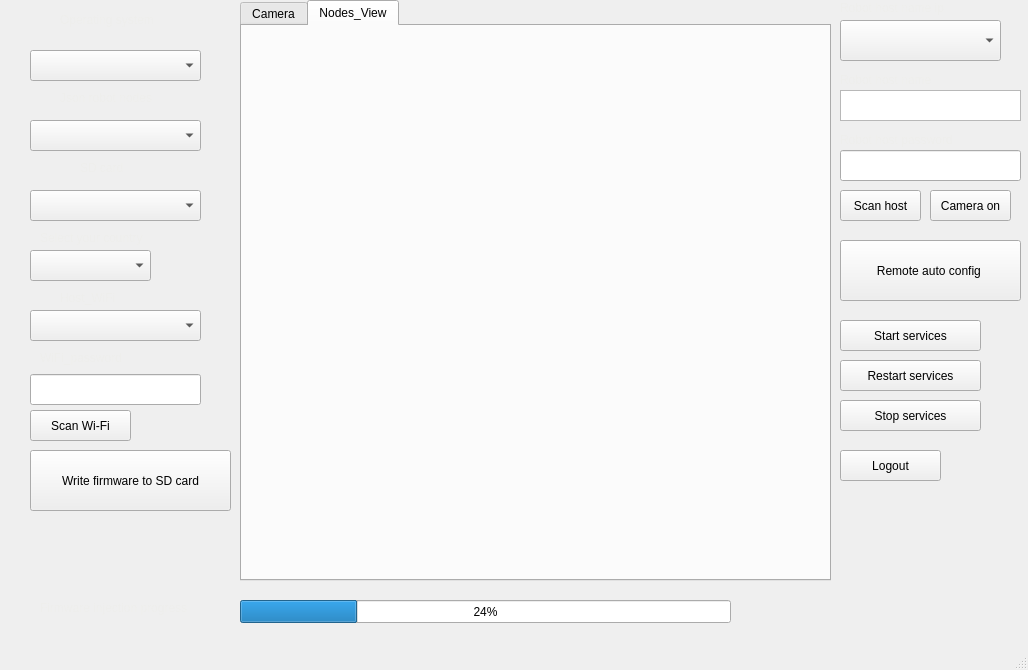
<?xml version="1.0" encoding="UTF-8"?>
<ui version="4.0">
 <class>MainWindow</class>
 <widget class="QMainWindow" name="MainWindow">
  <property name="geometry">
   <rect>
    <x>0</x>
    <y>0</y>
    <width>1028</width>
    <height>670</height>
   </rect>
  </property>
  <property name="windowTitle">
   <string>MainWindow</string>
  </property>
  <property name="documentMode">
   <bool>true</bool>
  </property>
  <widget class="QWidget" name="centralwidget">
   <widget class="QPushButton" name="pushButton">
    <property name="geometry">
     <rect>
      <x>30</x>
      <y>450</y>
      <width>201</width>
      <height>61</height>
     </rect>
    </property>
    <property name="text">
     <string>Write firmware to SD card</string>
    </property>
   </widget>
   <widget class="QComboBox" name="comboBox">
    <property name="geometry">
     <rect>
      <x>30</x>
      <y>50</y>
      <width>171</width>
      <height>31</height>
     </rect>
    </property>
   </widget>
   <widget class="QComboBox" name="comboBox_2">
    <property name="geometry">
     <rect>
      <x>30</x>
      <y>190</y>
      <width>171</width>
      <height>31</height>
     </rect>
    </property>
   </widget>
   <widget class="QLabel" name="label">
    <property name="geometry">
     <rect>
      <x>60</x>
      <y>10</y>
      <width>121</width>
      <height>21</height>
     </rect>
    </property>
    <property name="text">
     <string>&lt;html&gt;&lt;head/&gt;&lt;body&gt;&lt;p&gt;&lt;span style=&quot; color:#eeeeec;&quot;&gt;Operating system&lt;/span&gt;&lt;/p&gt;&lt;/body&gt;&lt;/html&gt;</string>
    </property>
   </widget>
   <widget class="QComboBox" name="comboBox_3">
    <property name="geometry">
     <rect>
      <x>30</x>
      <y>120</y>
      <width>171</width>
      <height>31</height>
     </rect>
    </property>
   </widget>
   <widget class="QLabel" name="label_2">
    <property name="geometry">
     <rect>
      <x>60</x>
      <y>90</y>
      <width>121</width>
      <height>17</height>
     </rect>
    </property>
    <property name="text">
     <string>&lt;html&gt;&lt;head/&gt;&lt;body&gt;&lt;p&gt;&lt;span style=&quot; color:#eeeeec;&quot;&gt;Json robot nodes&lt;/span&gt;&lt;/p&gt;&lt;/body&gt;&lt;/html&gt;</string>
    </property>
   </widget>
   <widget class="QLabel" name="label_3">
    <property name="geometry">
     <rect>
      <x>80</x>
      <y>160</y>
      <width>61</width>
      <height>17</height>
     </rect>
    </property>
    <property name="text">
     <string>&lt;html&gt;&lt;head/&gt;&lt;body&gt;&lt;p&gt;&lt;span style=&quot; color:#eeeeec;&quot;&gt;SD card&lt;/span&gt;&lt;/p&gt;&lt;/body&gt;&lt;/html&gt;</string>
    </property>
   </widget>
   <widget class="QComboBox" name="comboBox_5">
    <property name="geometry">
     <rect>
      <x>30</x>
      <y>250</y>
      <width>121</width>
      <height>31</height>
     </rect>
    </property>
   </widget>
   <widget class="QLabel" name="label_6">
    <property name="geometry">
     <rect>
      <x>40</x>
      <y>230</y>
      <width>131</width>
      <height>17</height>
     </rect>
    </property>
    <property name="text">
     <string>&lt;html&gt;&lt;head/&gt;&lt;body&gt;&lt;p&gt;&lt;span style=&quot; color:#eeeeec;&quot;&gt;Select your country&lt;/span&gt;&lt;/p&gt;&lt;/body&gt;&lt;/html&gt;</string>
    </property>
   </widget>
   <widget class="QLabel" name="label_8">
    <property name="geometry">
     <rect>
      <x>840</x>
      <y>0</y>
      <width>161</width>
      <height>17</height>
     </rect>
    </property>
    <property name="text">
     <string>&lt;html&gt;&lt;head/&gt;&lt;body&gt;&lt;p&gt;&lt;span style=&quot; color:#eeeeec;&quot;&gt;Robot host name ip&lt;/span&gt;&lt;/p&gt;&lt;/body&gt;&lt;/html&gt;</string>
    </property>
   </widget>
   <widget class="QLabel" name="label_9">
    <property name="geometry">
     <rect>
      <x>840</x>
      <y>130</y>
      <width>151</width>
      <height>20</height>
     </rect>
    </property>
    <property name="text">
     <string>&lt;html&gt;&lt;head/&gt;&lt;body&gt;&lt;p&gt;&lt;span style=&quot; color:#eeeeec;&quot;&gt;Robot host password&lt;/span&gt;&lt;/p&gt;&lt;/body&gt;&lt;/html&gt;</string>
    </property>
   </widget>
   <widget class="QLabel" name="label_10">
    <property name="geometry">
     <rect>
      <x>40</x>
      <y>350</y>
      <width>101</width>
      <height>17</height>
     </rect>
    </property>
    <property name="text">
     <string>&lt;html&gt;&lt;head/&gt;&lt;body&gt;&lt;p&gt;&lt;span style=&quot; color:#eeeeec;&quot;&gt;WiFi_password&lt;/span&gt;&lt;/p&gt;&lt;/body&gt;&lt;/html&gt;</string>
    </property>
   </widget>
   <widget class="QLabel" name="label_11">
    <property name="geometry">
     <rect>
      <x>60</x>
      <y>290</y>
      <width>81</width>
      <height>17</height>
     </rect>
    </property>
    <property name="text">
     <string>&lt;html&gt;&lt;head/&gt;&lt;body&gt;&lt;p&gt;&lt;span style=&quot; color:#eeeeec;&quot;&gt;Host_WiFi&lt;/span&gt;&lt;/p&gt;&lt;/body&gt;&lt;/html&gt;</string>
    </property>
   </widget>
   <widget class="QComboBox" name="comboBox_4">
    <property name="geometry">
     <rect>
      <x>840</x>
      <y>20</y>
      <width>161</width>
      <height>41</height>
     </rect>
    </property>
   </widget>
   <widget class="QComboBox" name="comboBox_7">
    <property name="geometry">
     <rect>
      <x>30</x>
      <y>310</y>
      <width>171</width>
      <height>31</height>
     </rect>
    </property>
   </widget>
   <widget class="QPushButton" name="pushButton_2">
    <property name="geometry">
     <rect>
      <x>840</x>
      <y>240</y>
      <width>181</width>
      <height>61</height>
     </rect>
    </property>
    <property name="text">
     <string>Remote auto config </string>
    </property>
   </widget>
   <widget class="QPushButton" name="pushButton_3">
    <property name="geometry">
     <rect>
      <x>840</x>
      <y>320</y>
      <width>141</width>
      <height>31</height>
     </rect>
    </property>
    <property name="text">
     <string>Start services</string>
    </property>
   </widget>
   <widget class="QPushButton" name="pushButton_4">
    <property name="geometry">
     <rect>
      <x>840</x>
      <y>400</y>
      <width>141</width>
      <height>31</height>
     </rect>
    </property>
    <property name="text">
     <string>Stop services</string>
    </property>
   </widget>
   <widget class="QLabel" name="label_12">
    <property name="geometry">
     <rect>
      <x>840</x>
      <y>70</y>
      <width>121</width>
      <height>20</height>
     </rect>
    </property>
    <property name="text">
     <string>&lt;html&gt;&lt;head/&gt;&lt;body&gt;&lt;p&gt;&lt;span style=&quot; color:#eeeeec;&quot;&gt;Robot host name&lt;/span&gt;&lt;/p&gt;&lt;/body&gt;&lt;/html&gt;</string>
    </property>
   </widget>
   <widget class="QTextEdit" name="textEdit_5">
    <property name="geometry">
     <rect>
      <x>840</x>
      <y>90</y>
      <width>181</width>
      <height>31</height>
     </rect>
    </property>
   </widget>
   <widget class="QProgressBar" name="progressBar">
    <property name="geometry">
     <rect>
      <x>240</x>
      <y>600</y>
      <width>491</width>
      <height>23</height>
     </rect>
    </property>
    <property name="value">
     <number>24</number>
    </property>
   </widget>
   <widget class="QPushButton" name="pushButton_5">
    <property name="geometry">
     <rect>
      <x>840</x>
      <y>190</y>
      <width>81</width>
      <height>31</height>
     </rect>
    </property>
    <property name="text">
     <string>Scan host</string>
    </property>
   </widget>
   <widget class="QPushButton" name="pushButton_6">
    <property name="geometry">
     <rect>
      <x>30</x>
      <y>410</y>
      <width>101</width>
      <height>31</height>
     </rect>
    </property>
    <property name="text">
     <string>Scan Wi-Fi</string>
    </property>
   </widget>
   <widget class="QLabel" name="label_4">
    <property name="geometry">
     <rect>
      <x>40</x>
      <y>600</y>
      <width>191</width>
      <height>17</height>
     </rect>
    </property>
    <property name="text">
     <string>&lt;html&gt;&lt;head/&gt;&lt;body&gt;&lt;p&gt;&lt;span style=&quot; color:#eeeeec;&quot;&gt;Firmware injection progress&lt;/span&gt;&lt;/p&gt;&lt;/body&gt;&lt;/html&gt;</string>
    </property>
   </widget>
   <widget class="QTabWidget" name="tabWidget">
    <property name="geometry">
     <rect>
      <x>240</x>
      <y>0</y>
      <width>591</width>
      <height>581</height>
     </rect>
    </property>
    <property name="currentIndex">
     <number>1</number>
    </property>
    <property name="usesScrollButtons">
     <bool>true</bool>
    </property>
    <property name="documentMode">
     <bool>false</bool>
    </property>
    <property name="tabsClosable">
     <bool>false</bool>
    </property>
    <property name="movable">
     <bool>true</bool>
    </property>
    <property name="tabBarAutoHide">
     <bool>true</bool>
    </property>
    <widget class="QWidget" name="Camera">
     <attribute name="title">
      <string>Camera</string>
     </attribute>
     <widget class="QLabel" name="label_5">
      <property name="geometry">
       <rect>
        <x>0</x>
        <y>0</y>
        <width>591</width>
        <height>531</height>
       </rect>
      </property>
      <property name="text">
       <string/>
      </property>
     </widget>
    </widget>
    <widget class="QWidget" name="nodes">
     <attribute name="title">
      <string>Nodes_View</string>
     </attribute>
     <widget class="QWidget" name="gridLayoutWidget">
      <property name="geometry">
       <rect>
        <x>0</x>
        <y>0</y>
        <width>581</width>
        <height>551</height>
       </rect>
      </property>
      <layout class="QGridLayout" name="gridLayout"/>
     </widget>
    </widget>
   </widget>
   <widget class="QPushButton" name="pushButton_7">
    <property name="geometry">
     <rect>
      <x>840</x>
      <y>450</y>
      <width>101</width>
      <height>31</height>
     </rect>
    </property>
    <property name="text">
     <string>Logout</string>
    </property>
   </widget>
   <widget class="QPushButton" name="pushButton_8">
    <property name="geometry">
     <rect>
      <x>930</x>
      <y>190</y>
      <width>81</width>
      <height>31</height>
     </rect>
    </property>
    <property name="text">
     <string>Camera on</string>
    </property>
   </widget>
   <widget class="QLineEdit" name="lineEdit">
    <property name="geometry">
     <rect>
      <x>30</x>
      <y>374</y>
      <width>171</width>
      <height>31</height>
     </rect>
    </property>
   </widget>
   <widget class="QLineEdit" name="lineEdit_2">
    <property name="geometry">
     <rect>
      <x>840</x>
      <y>150</y>
      <width>181</width>
      <height>31</height>
     </rect>
    </property>
   </widget>
   <widget class="QPushButton" name="pushButton_9">
    <property name="geometry">
     <rect>
      <x>840</x>
      <y>360</y>
      <width>141</width>
      <height>31</height>
     </rect>
    </property>
    <property name="text">
     <string>Restart services</string>
    </property>
   </widget>
  </widget>
  <widget class="QMenuBar" name="menubar">
   <property name="geometry">
    <rect>
     <x>0</x>
     <y>0</y>
     <width>1028</width>
     <height>22</height>
    </rect>
   </property>
  </widget>
  <widget class="QStatusBar" name="statusbar"/>
 </widget>
 <resources/>
 <connections/>
</ui>
